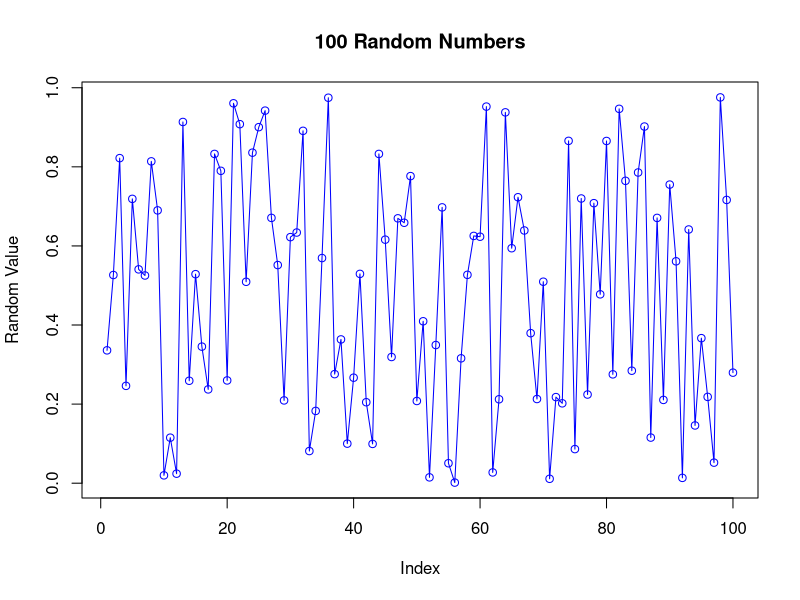

Write the R code that produced this figure.
# Generate 100 random numbers
x <- runif(100)

# Plot the numbers
plot(x,
     type = "o",
     col = "blue",
     main = "100 Random Numbers",
     xlab = "Index",
     ylab = "Random Value")
